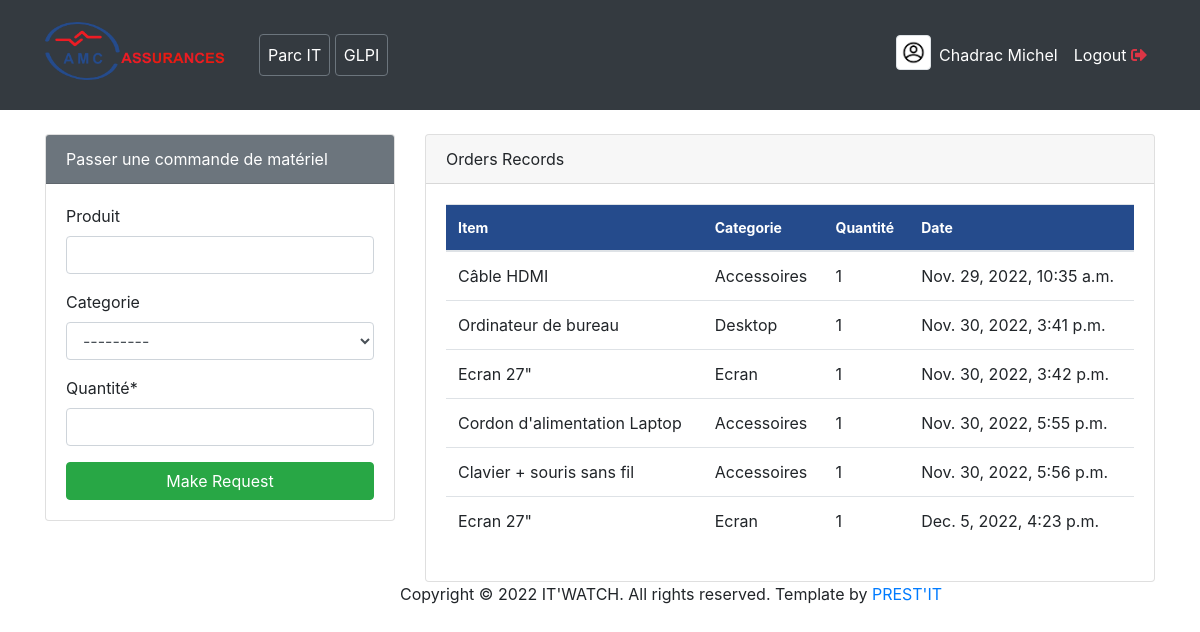
/ (signed in), run on the app's committed database.
### user/models.py (models this page shows, shortened)
class Profile(models.Model):
    staff = models.OneToOneField(User, on_delete=models.CASCADE, null=True)
    address = models.CharField(max_length=200, null=True)
    phone = models.CharField(max_length=20, null=True)
    image = models.ImageField(default='avatar.jpg', upload_to='Profile_Images', null=True)
    job_function = models.CharField(max_length=200, null=True)

### dashboard/models.py (models this page shows, shortened)
class Order(models.Model):
    product = models.CharField(max_length=255, blank=True, null=True,)
    category = models.CharField(max_length=255, blank=True, null=True, choices=CATEGORIE)
    staff = models.ForeignKey(User,on_delete=models.CASCADE, null=True)
    order_quantity = models.PositiveIntegerField(null=True)
    date = models.DateTimeField(auto_now_add=True )
    class Meta:
        verbose_name_plural = 'Order'  # On change le nom de cette table dans l'Admin Panel

### dashboard/views.py (the view)
# urls.py: path('', views.index, name='dashboard-index'),
@login_required()  # on met ce "decorators" pârtout où l'on veut que le user soit connecté avant d'y acceder
def index(request):
    orders = Order.objects.all()
    orders1 = Order.objects.values('product')
    products = Product.objects.all()
    if request.method == 'POST':
        form = OrderForm(request.POST)
        if form.is_valid():
            instance = form.save(commit=False)
            instance.staff = request.user
            instance.save()
            messages.success(request, "Requête enregistrée avec succès !")
            return redirect('dashboard-index')
    else:
        form = OrderForm()
    workers_count = User.objects.all().count()
    products_count = Product.objects.all().count()
    orders_count = Order.objects.all().count()
    ltp = Product.objects.filter(categorie='Laptop').count()
    laptop = int(ltp)
    dtp = Product.objects.filter(categorie='Desktop').count()
    desktop = int(dtp)
    onl = Product.objects.filter(categorie='Onduleur').count()
    onduleur = int(onl)
    imp = Product.objects.filter(categorie='Imprimante').count()
    imprimante = int(imp)
    svr = Product.objects.filter(categorie='Serveur').count()
    serveur = int(svr)
    ecr = Product.objects.filter(categorie='Ecran').count()
    ecran = int(ecr)
    nas = Product.objects.filter(categorie='Nas').count()
    nas = int(nas)
    fon= Product.objects.filter(categorie='Phone').count()
    phone = int(fon)
    pabx = Product.objects.filter(categorie='IPABX').count()
    ipabx = int(pabx)
    otr = Product.objects.filter(categorie='Autre').count()
    autre= int(otr)
    categorie_list = [
    'Laptop', 'Desktop', 'Onduleur','Imprimante', 'Serveur','Ecran',
    'Nas', 'Phone', 'IPABX', 'Autre'
    ]
    number_list = [
        laptop, desktop, onduleur, imprimante, serveur, ecran, nas,
        phone, ipabx, autre
    ]
    lp = Order.objects.filter(category='Laptop').count()
    lap = int(lp)
    dp = Order.objects.filter(category='Desktop').count()
    desk = int(dp)
    ond = Order.objects.filter(category='Onduleur').count()
    ond = int(ond)
    prt = Order.objects.filter(category='Imprimante').count()
    prt = int(prt)
    sv = Order.objects.filter(category='Serveur').count()
    sv= int(sv)
    ec = Order.objects.filter(category='Ecran').count()
    ec = int(ec)
    nasd = Order.objects.filter(category='Nas').count()
    nasd = int(nasd)
    fone= Order.objects.filter(category='Téléphonie').count()
    fone = int(fone)
    accs = Order.objects.filter(category='Accessoires').count()
    accs = int(accs)
    otre = Order.objects.filter(category='Autre').count()
    otre= int(otre)
    order_categorie = [
    'Laptop', 'Desktop', 'Onduleur','Imprimante', 'Serveur','Ecran',
    'Nas', 'Phone', 'Accesoires', 'Autre'
    ]
    order_number = [
        lap, desk, ond, prt, sv, ec, nasd,
        fone, accs, otre
    ]
    title = "Bienvenue sur IT'WATCH"
    context = {
        'title': title,
        'orders': orders,
        'orders1': orders1,
        'form': form,
        'products': products,
        'workers_count': workers_count,
        'products_count': products_count,
        'orders_count': orders_count,
        'categorie_list': categorie_list,
        'number_list': number_list,
        'order_categorie': order_categorie,
        'order_number': order_number,
    }
    return render(request, 'dashboard/index.html', context)

### dashboard/forms.py
class OrderForm(forms.ModelForm):
    class Meta:
        model = Order
        fields = ['product', 'category', 'order_quantity', ]
        labels = {
            'product': 'Produit',
            'category': 'Categorie',
            'order_quantity': 'Quantité',
        }

### dashboard/templates/dashboard/index.html
{% extends 'partials/base.html' %}
{% block content%}
{% if user.is_authenticated and user.is_staff and user.is_superuser %}
    {% include 'partials/topnav.html' %}
    <div class="container">
        <div class="row my-5">
            <div class="col-md-6">
                <div class="card-header text-white" style="background-color:rgba(143, 94, 29, 0.701);">
                    <h4>Tendances des commandes / catégorie </h4>
                </div>
                <div class="bg-white">
                    <canvas id="myChart1" width="400" height="300"></canvas>
                    <script>
                        var ctx = document.getElementById('myChart1').getContext('2d');
                        var myChart1 = new Chart(ctx, {
                            type: 'pie',
                            data: {
                                labels: [{% for order in order_categorie %} '{{order}}', {% endfor %}],
                                datasets: [{
                                    label: 'Orders',
                                    data: [{% for order in order_number %} '{{order}}', {% endfor %}],
                                    backgroundColor: [
                                        'rgba(255, 99, 132, 1)',
                                        'rgba(54, 162, 235, 1)',
                                        'rgba(255, 206, 86, 1)',
                                        'rgba(75, 192, 192, 1)',
                                        'rgba(153, 102, 255, 1)',
                                        'rgba(25, 159, 64, 1)',
                                        'rgba(32, 99, 132, 1)',
                                        'rgba(54, 162, 235, 1)',
                                        'rgba(22, 106, 112, 1)',
                                        'rgba(75, 192, 192, 1)',
                                        'rgba(15, 102, 74, 1)',
                                        'rgba(255, 159, 64, 1)'
                                    ],
                                    borderColor: [
                                        'rgba(255, 99, 132, 1)',
                                        'rgba(54, 162, 235, 1)',
                                        'rgba(255, 206, 86, 1)',
                                        'rgba(75, 192, 192, 1)',
                                        'rgba(153, 102, 255, 1)',
                                        'rgba(255, 159, 64, 1)',
                                        'rgba(32, 99, 132, 1)',
                                        'rgba(54, 162, 235, 1)',
                                        'rgba(232, 206, 86, 1)',
                                        'rgba(75, 192, 192, 1)',
                                        'rgba(153, 102, 255, 1)',
                                        'rgba(255, 159, 64, 1)'
                                    ],
                                    borderWidth: 1
                                }]
                            },
                            options: {
                                scales: {
                                    yAxes: [{
                                        ticks: {
                                            beginAtZero: true
                                        }
                                    }]
                                }
                            }
                        });
                    </script>
                </div>
            </div>
            <div class="col-md-6">
                <div class="card-header text-white" style="background-color:rgb(37, 75, 140);">
                    <h4>Tendances matériel IT / catégorie </h4>
                </div>
                <div class="bg-white">
                    <canvas id="myChart" width="400" height="300"></canvas>
                    <script>
                        var ctx = document.getElementById('myChart').getContext('2d');
                        var myChart = new Chart(ctx, {
                            type: 'bar',
                            data: {
                                labels: [{% for categorie in categorie_list %} '{{categorie}}', {% endfor %}],
                                datasets: [{
                                    label: '',
                                    data: [{% for number in number_list %} '{{number}}', {% endfor %}],
                                    backgroundColor: [
                                        'rgba(255, 99, 132, 1)',
                                        'rgba(54, 162, 235, 1)',
                                        'rgba(255, 206, 86, 1)',
                                        'rgba(75, 192, 192, 1)',
                                        'rgba(153, 102, 255, 1)',
                                        'rgba(25, 159, 64, 1)',
                                        'rgba(32, 99, 132, 1)',
                                        'rgba(54, 162, 235, 1)',
                                        'rgba(232, 206, 86, 1)',
                                        'rgba(75, 192, 192, 1)',
                                        'rgba(153, 102, 255, 1)',
                                        'rgba(255, 159, 64, 1)'
                                    ],
                                    borderColor: [
                                        'rgba(255, 99, 132, 1)',
                                        'rgba(54, 162, 235, 1)',
                                        'rgba(255, 206, 86, 1)',
                                        'rgba(75, 192, 192, 1)',
                                        'rgba(153, 102, 255, 1)',
                                        'rgba(255, 159, 64, 1)',
                                        'rgba(32, 99, 132, 1)',
                                        'rgba(54, 162, 235, 1)',
                                        'rgba(232, 206, 86, 1)',
                                        'rgba(75, 192, 192, 1)',
                                        'rgba(153, 102, 255, 1)',
                                        'rgba(255, 159, 64, 1)'
                                    ],
                                    borderWidth: 1
                                }]
                            },
                            options: {
                                scales: {
                                    yAxes: [{
                                        ticks: {
                                            beginAtZero: true
                                        }
                                    }]
                                }
                            }
                        });
                    </script>
                </div>
            </div>
        </div>
    </div>
{% else %}
    {% include 'dashboard/staff_index.html' %}
{% endif %}
{% endblock content%}

### dashboard/templates/partials/nav.html (shortened to what this page needs)
{% load static %}
<nav class="navbar navbar-expand-lg navbar-info bg-dark">
    <div class="container">
        {% if user.is_authenticated %}
        <a class="navbar-brand text-white"  href="{% url 'dashboard-index' %}">
            <img src="{% static 'img/Logo_AMC.png' %}" alt="AMC Asssurances" style="width: 180px; margin-bottom:8px; margin-right:18px;" />
        </a>
        <div class="collapse navbar-collapse" id="navbarSupportedContent">
            <ul class="navbar-nav mr-auto">
                <li class="nav-item active">
                    <a class="nav-link text-white undeline btn btn-outline-secondary" href="{% url 'dashboard-index' %}" >Parc IT</a>
                </li>&nbsp;
                <li class="nav-item active">
                    <a class="nav-link text-white btn btn-outline-secondary" href="#" >GLPI</a>
                </li>
            </ul>
            <ul class="navbar-nav ml-auto">
                <li class="nav-item active">
                        <a href="{% url 'user-profile' %}"><img style="width: 35px ;" class="img-thumbnail" src="{{user.profile.image.url}}" alt="profile img"></a>
                </li>
                <li class="nav-item active">
                        <a class="nav-link text-white"  href="{% url 'user-profile' %}"> {{user.first_name}}
                        </a>
                </li>
                <li class="nav-item">
                    <a class="nav-link text-white" data-toggle="modal" data-target="#exampleModal" href="{% url 'user-logout' %}">Logout&nbsp;<i class="fas fa-sign-out-alt text-danger" ></i></a>
                </li>
            </ul>
            {% else %}
            <ul class="navbar-nav ml-auto">
                <li class="nav-item">
                    <a class="nav-link text-white" href="{% url 'user-login' %}">Login</a>
                </li>
            </ul>
            {% endif %}
        </div>
    </div>
</nav>

### dashboard/templates/dashboard/staff_index.html
{% load crispy_forms_tags %}
<div class="container">
    <div>
        <div class="row mt-4">
            <div class="col-md-4">
                <div class="card">
                    <div class="bg-secondary card-header text-white" >
                        Passer une commande de matériel
                    </div>
                    <div class="card-body">
                        <form method="POST"> {% csrf_token %}
                            {{form | crispy }}
                            <input class="btn btn-success btn-block" type="submit" value="Make Request">
                        </form>
                    </div>
                </div>
            </div>
            <div class="col-md-8">
                <div class="card">
                    <div class="card-header">
                        Orders Records
                    </div>
                    <div class="card-body">
                        <table class="table bg-white">
                            <thead class="text-white" style="background-color: rgb(37, 75, 140);font-size:14px ;">
                                <tr>
                                    <th scope="col">Item</th>
                                    <th scope="col">Categorie</th>
                                    <th scope="col">Quantité</th>
                                    <th scope="col">Date</th>
                                </tr>
                            </thead>
                            <tbody>
                                {% for order in orders %}
                                    {% if order.staff == user %}
                                        <tr>
                                            <td>{{order.product}}</td>
                                            <td>{{order.category}}</td>
                                            <td>{{order.order_quantity}}</td>
                                            <td>{{order.date}}</td>
                                        </tr>
                                    {% endif %}
                                {% endfor %}
                            </tbody>
                        </table>
                    </div>
                </div>
            </div>
        </div>
    </div>
</div>

### dashboard/static/css/all.css (style rules this page uses)
.fa,.fab,.fad,.fal,.far,.fas { -moz-osx-font-smoothing:grayscale;-webkit-font-smoothing:antialiased;display:inline-block;font-style:normal;font-variant:normal;text-rendering:auto;line-height:1 }
.fa-sign-out-alt:before { content:"\f2f5" }

### dashboard/static/css/style.css (style rules this page uses)
body { background: rgb(230, 227, 227); }

### data on the page
Order: product "Câble HDMI", category "Accessoires", order_quantity "1", date "Nov. 29, 2022, 10:35 a.m."
Order: product "Ordinateur de bureau", category "Desktop", order_quantity "1", date "Nov. 30, 2022, 3:41 p.m."
Order: product "Ecran 27\"", category "Ecran", order_quantity "1", date "Nov. 30, 2022, 3:42 p.m."
Order: product "Cordon d'alimentation Laptop", category "Accessoires", order_quantity "1", date "Nov. 30, 2022, 5:55 p.m."
Order: product "Clavier + souris sans fil", category "Accessoires", order_quantity "1", date "Nov. 30, 2022, 5:56 p.m."
Order: product "Ecran 27\"", category "Ecran", order_quantity "1", date "Dec. 5, 2022, 4:23 p.m."

### other printed values
{{ user.first_name }} "Chadrac Michel"
